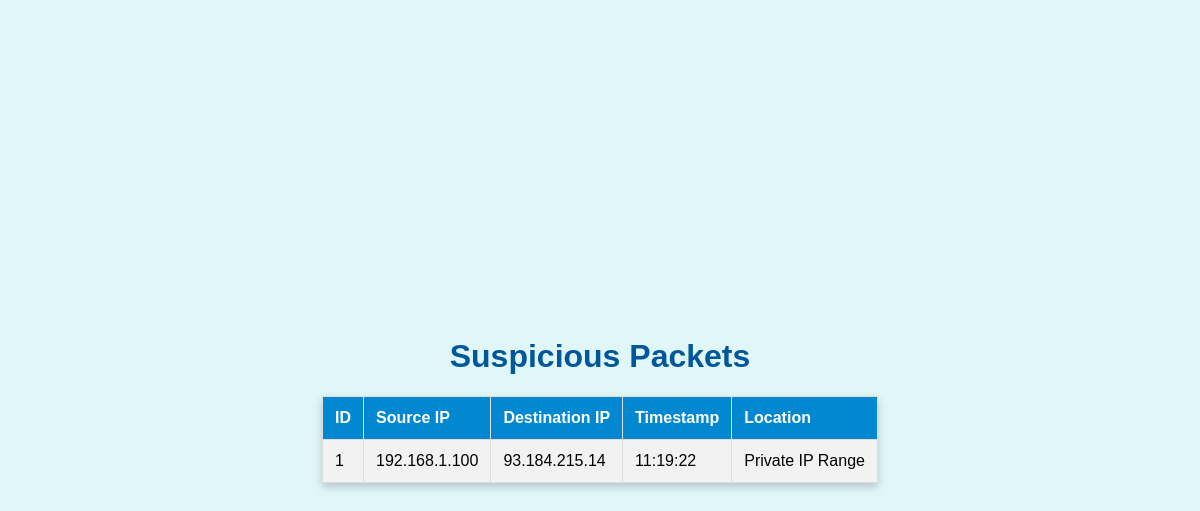
Before: / with the older database file.
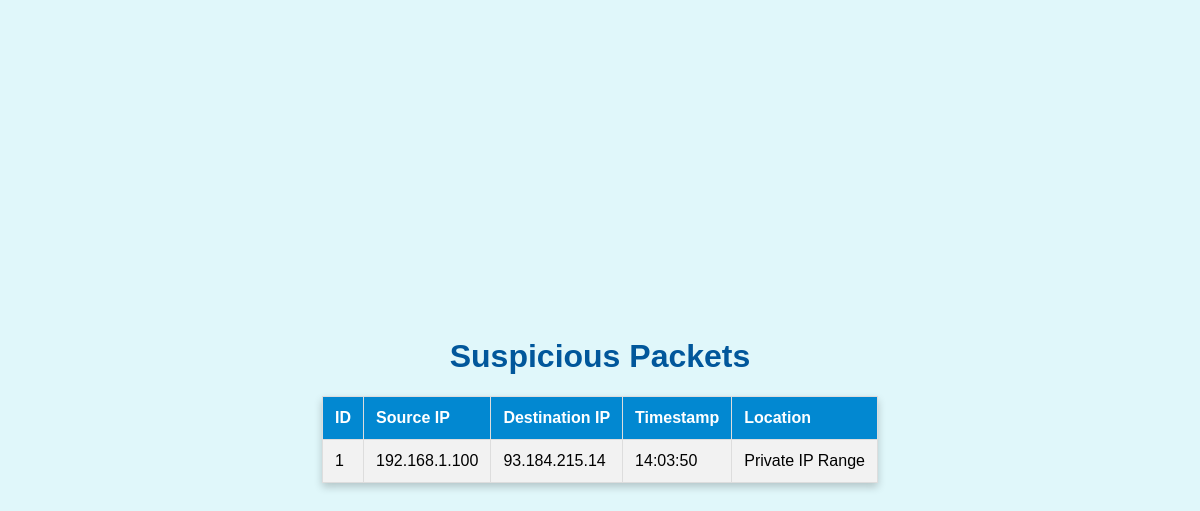
After: the same page with the newer database file.
### tables this page shows
CREATE TABLE suspicious_packets (
            id INTEGER PRIMARY KEY AUTOINCREMENT,
            src_ip TEXT,
            dest_ip TEXT,
            timestamp DATETIME
        );

### web_dashboard.py (the view)
@app.route('/')
def index():
    packets = get_packets()
    return render_template('index.html', packets=packets)

### geo_ip.py (called while the page is built)
def is_private_ip(ip):
    return ipaddress.ip_address(ip).is_private

### web_dashboard.py (called while the page is built)
def get_packets():
    conn = sqlite3.connect('network_monitor.db')
    c = conn.cursor()
    c.execute('SELECT * FROM suspicious_packets ORDER BY timestamp DESC')
    packets = c.fetchall()
    conn.close()
    packets_with_location = []
    for packet in packets:
        src_ip = packet[1]
        if is_private_ip(src_ip):
            location = "Private IP Range"
        else:
            geo_info = get_geo_location(src_ip)
            city = geo_info.get('city', 'N/A')
            country = geo_info.get('country', 'N/A')
            location = f"{city}, {country}"
        packets_with_location.append((*packet, location))
    print("Fetched packets:", packets_with_location)
    return packets_with_location

### templates/index.html (shortened to what this page needs)
<!doctype html>
<html>
<head>
</head>
<body>
    <div class="content">
        <h1>Suspicious Packets</h1>
        <table>
            <tr>
                <th>ID</th>
                <th>Source IP</th>
                <th>Destination IP</th>
                <th>Timestamp</th>
                <th>Location</th>
            </tr>
            {% for packet in packets %}
            <tr>
                <td>{{ packet[0] }}</td>
                <td>{{ packet[1] }}</td>
                <td>{{ packet[2] }}</td>
                <td>{{ packet[3] }}</td>
                <td>{{ packet[4] }}</td>
            </tr>
            {% endfor %}
        </table>
    </div>
</body>
</html>

### templates/index.html (style rules this page uses)
body { display: flex; justify-content: center; align-items: center; height: 100vh; margin: 0; background-color: #e0f7fa; font-family: "Comic Sans MS", cursive, sans-serif; }
.content { text-align: center; max-width: 800px; margin: auto; }
h1 { color: #01579b; font-size: 2em; }
table { width: 100%; border-collapse: collapse; background-color: #ffffff; box-shadow: 0 4px 8px rgba(0, 0, 0, 0.2); }
th, td { padding: 12px; text-align: left; border: 1px solid #ddd; }
th { background-color: #0288d1; color: white; }
tr:nth-child(even) { background-color: #f2f2f2; }

Changed rows visible on the page:
changed suspicious_packets id 1: timestamp "11:19:22" → "14:03:50"
